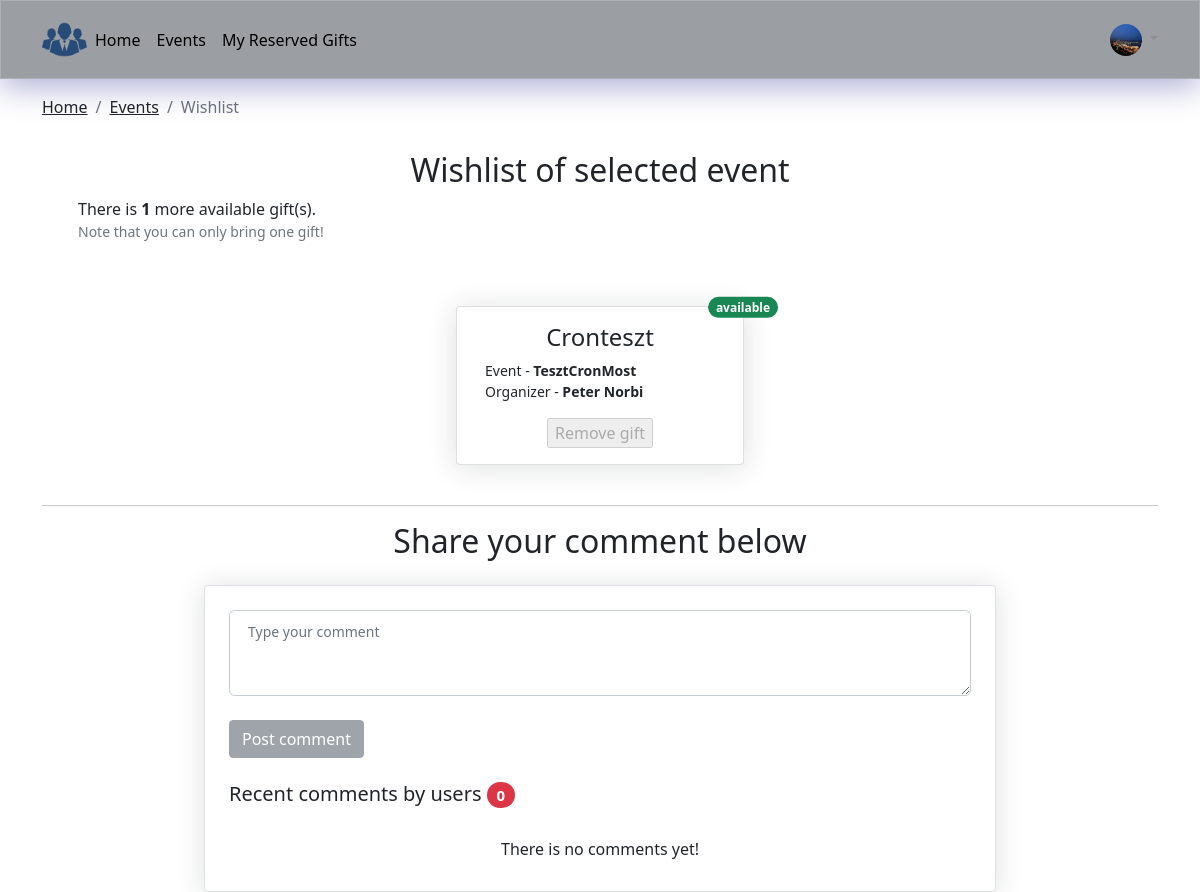
Page /wishlist.php?id=115 (signed in) on the committed database.
### tables this page shows
CREATE TABLE `users` (
  `user_id` int NOT NULL,
  `username` varchar(32) NOT NULL,
  `firstname` varchar(32) NOT NULL,
  `lastname` varchar(32) NOT NULL,
  `image` varchar(128) NOT NULL DEFAULT 'default-profile-picture.jpg',
  `email` varchar(32) NOT NULL,
  `password` varchar(255) NOT NULL,
  `token` varchar(64) NOT NULL,
  `level` enum('admin','guest','invited','user') NOT NULL DEFAULT 'user',
  `active` tinyint NOT NULL,
  `registration_expires` datetime DEFAULT NULL,
  `registered_at` datetime DEFAULT CURRENT_TIMESTAMP
);

CREATE TABLE `gifts` (
  `gift_id` int NOT NULL,
  `event_id` int NOT NULL,
  `user_id` int DEFAULT NULL,
  `name` varchar(64) NOT NULL,
  `status` enum('available','reserved') NOT NULL DEFAULT 'available',
  `date_time` datetime DEFAULT CURRENT_TIMESTAMP
);

CREATE TABLE `events` (
  `event_id` int NOT NULL,
  `user_id` int NOT NULL,
  `event_type` varchar(64) NOT NULL,
  `event_status` enum('public','private') NOT NULL,
  `event_name` varchar(64) NOT NULL,
  `event_location` varchar(64) NOT NULL,
  `event_street` varchar(64) NOT NULL,
  `event_active` enum('active','inactive') NOT NULL DEFAULT 'inactive',
  `reminder_sent` enum('true','false') NOT NULL DEFAULT 'false',
  `event_start` datetime DEFAULT NULL,
  `event_close` datetime DEFAULT NULL,
  `date_time` datetime NOT NULL DEFAULT CURRENT_TIMESTAMP
);

### assets/config/config.php (called while the page is built, shortened)
<?php
$titles = [
    'events.php' => 'Events',
    'index.php' => 'Main Page',
    'admin-panel.php' => 'Admin Panel',
    'edit-profile.php' => 'Edit Profile',
    'login.php' => 'Login',
    'manage-events.php' => 'Manage Events',
    'manage-gifts.php' => 'Manage Gifts',
    'manage-users.php' => 'Manage Users',
    'register.php' => 'Register',
    'create-events.php' => 'Create Event',
    'forgot-password.php' => 'Reset Password',
    'setting-new-password.php' => 'Setting Up New Password',
    'selected-event.php' => 'More Info About Selected Event',
    'modify-selected-event.php' => 'Modify Event',
    'invite-friends-to-event.php' => 'Inviting Friend',
    'selected-invited-event.php' => 'More Info About Invited Event',
    'change-my-status.php' => 'Changing My Status',
    'invited-people.php' => 'Invited People',
    'wishlist.php' => 'Wishlist',
    'my-reserved-gifts.php' => 'My Reserved Gifts'
];
?>

### assets/config/functions.php (called while the page is built, shortened)
<?php
require_once("config.php");
function getCurrentPage(): string
{
    return substr($_SERVER["SCRIPT_NAME"], strrpos($_SERVER["SCRIPT_NAME"], "/") + 1);
}

### assets/contents/wishlist-content.php (the view, shortened to what this page needs)
<?php
require_once('assets/config/config.php');
require_once('assets/config/functions.php');
global $dsn, $pdoOptions;
$pdo = connectDatabase($dsn, $pdoOptions);
if(isset($_GET["id"]) && !empty($_GET["id"])){
    $eventId = $_GET["id"];
}
else {
    redirection("index.php");
}
$status = "available";
$availableGiftSql = "SELECT * FROM gifts WHERE status = :status AND event_id = :event_id";
$availableGiftQuery = $pdo->prepare($availableGiftSql);
$availableGiftQuery->bindParam(':status', $status, PDO::PARAM_STR);
$availableGiftQuery->bindParam(':event_id', $eventId, PDO::PARAM_INT);
$availableGiftQuery->execute();
$availableGiftResult = $availableGiftQuery->fetchAll(PDO::FETCH_ASSOC);
$creatorSql = "SELECT * FROM events, users WHERE event_id = :id AND events.user_id = users.user_id";
$creatorQuery = $pdo->prepare($creatorSql);
$creatorQuery->bindParam(':id', $eventId, PDO::PARAM_INT);
$creatorQuery->execute();
$creatorResult = $creatorQuery->fetch();
$eventClose = strtotime($creatorResult["event_close"]);
$currentDateTime = time();
$userSql = "SELECT * FROM users, events WHERE events.event_id = :event_id AND users.user_id = :user_id";
$userQuery = $pdo->prepare($userSql);
$userQuery->bindParam(':user_id', $_SESSION["id_user"], PDO::PARAM_INT);
$userQuery->bindParam(':event_id', $eventId, PDO::PARAM_INT);
$userQuery->execute();
$userResult = $userQuery->fetch();
$sql = "SELECT * FROM gifts WHERE event_id = :event_id";
$query = $pdo->prepare($sql);
$query->bindParam(':event_id', $eventId, PDO::PARAM_INT);
$query->execute();
$results = $query->fetchAll(PDO::FETCH_ASSOC);
$selectCommentsSql = "SELECT * FROM comments, users WHERE comments.user_id = users.user_id AND comments.event_id = :id ORDER BY comments.post_time DESC";
$selectCommentsQuery = $pdo->prepare($selectCommentsSql);
$selectCommentsQuery->bindParam(':id', $eventId, PDO::PARAM_INT);
$selectCommentsQuery->execute();
$selectCommentsResult = $selectCommentsQuery->fetchAll(PDO::FETCH_ASSOC);
?>
<div class="container">
    <nav aria-label="breadcrumb">
        <ol class="breadcrumb">
            <li class="breadcrumb-item"><a href="index.php" class="link-dark">Home</a></li>
            <li class="breadcrumb-item"><a href="events.php" class="link-dark">Events</a></li>
            <li class=" breadcrumb-item active" aria-current="page"><?php echo $titles[$page] ?></li>
        </ol>
    </nav>
    <div class="row justify-content-center gap-5">
        <div class="list-group my-3 px-5">
            <div class="d-flex w-100 justify-content-center">
                <h2 class="mb-2 text-center">Wishlist of selected event</h2>
            </div>
            <span>There is <strong><?php echo $availableGiftQuery->rowCount() ?></strong> more available gift(s).</span>
            <small class="text-muted">Note that you can only bring one gift!</small>
        </div>
        <?php
        if ($query->rowCount() > 0){
            foreach($results as $result){
        ?>
        <div class="card text-center" style="width: 18rem;">
            <?php if($result["status"] == "available") { ?>
            <span
                class="position-absolute top-0 start-100 translate-middle badge rounded-pill bg-success"><?= $result["status"] ?></span>
            <?php }
              else { ?>
            <span
                class="position-absolute top-0 start-100 translate-middle badge rounded-pill bg-danger"><?= $result["status"] ?></span>
            <?php } ?>
            <div class="card-body">
                <h4 class="card-title"><?= $result["name"] ?></h4>
                <p class="card-text text-start">
                    <small>Event - <strong><?= $creatorResult["event_name"] ?></strong></small><br>
                    <small>Organizer -
                        <strong><?= $creatorResult["lastname"]." ".$creatorResult["firstname"] ?></strong></small>
                </p>
                <?php if($userResult["user_id"] != $_SESSION["id_user"]) {
                        if($result["status"] == "available") { ?>
                <a href="assets/action/get-gift-action.php?id=<?= $result["gift_id"] ?>&event_id=<?= $eventId ?>" class="btn btn-primary">Get this gift</a>
                <?php
                        } else { ?>
                <button type="button" class="btn btn-dark disabled">Reserved</button>
                <?php
                        }
                    }
                    else {
                            if($currentDateTime < $eventClose) { ?>
                <a href="assets/action/remove-gift-action.php?id=<?= $result["gift_id"] ?>&event_id=<?= $eventId ?>" class="btn btn-danger">Remove gift</a>
                <?php
                            } else { ?>
                <input type="submit" value="Remove gift" disabled>
                    <?php
                            }
                    } ?>
            </div>
        </div>
        <?php
            }
        }
        ?>
    </div><br>
    <hr>
</div>
<div class="list-group my-3 px-5">
    <div class="d-flex w-100 justify-content-center">
        <h2 class="mb-2 text-center">Share your comment below</h2>
    </div>
</div>
<div class="row d-flex justify-content-center">
    <div class="col-md-8 col-lg-8">
        <div class="card shadow-0 border">
            <div class="card-body p-4">
                <form method="post" action="assets/action/comment-action.php">
                    <div class="form-outline mb-4">
                        <div class="form-outline w-100">
                            <textarea class="form-control" id="textAreaExample" name="comment" rows="4" style="background: #fff;" placeholder="Type your comment"></textarea>
                        </div><br>
                        <?php if($currentDateTime < $eventClose) { ?>
                            <input type="submit" name="postComment" value="Post comment" class="btn btn-outline-primary">
                        <?php
                              }
                              else { ?>
                                <input type="submit" name="postComment" value="Post comment" disabled class="btn btn-secondary">
                        <?php } ?>
                    </div>
                </form>
                <h5>Recent comments by users <span class="badge bg-danger rounded-pill"><?php echo $selectCommentsQuery->rowCount() ?></span></h5><br>
                <?php
                    if ($selectCommentsQuery->rowCount() > 0){
                        foreach($selectCommentsResult as $commentResult){
                ?>
                <div class="card">
                <?php
                if($creatorResult["user_id"] == $_SESSION["id_user"]) {
                ?>
                <a href="assets/action/delete-comment-action.php?commentId=<?= $commentResult["id"] ?>&id=<?= $eventId ?>"><span class="position-absolute top-0 start-100 translate-middle badge rounded-pill bg-danger" title="Delete Comment" style="cursor: pointer;">-</span></a>
                <?php
                }
                ?>
                    <div class="card-body">
                        <p><?= $commentResult["comment"] ?></p>
                        <div class="d-flex justify-content-between">
                            <div class="d-flex flex-row align-items-center">
                                <img src="assets/images/profile-pictures/<?= $commentResult["image"] ?>" alt="profilePicture"
                                    width="25" height="25" class="rounded-circle" />
                                <p class="small mb-0 ms-2" style="color: #6495ED;"><?= $commentResult["username"] ?></p>
                                <?php
                                if($commentResult["user_id"] === $creatorResult["user_id"]) {
                                ?>
                                &nbsp;<i class="bi bi-gem" style="color: #FFD700;" title="Owner"></i>
                                <?php
                                }
                                if($commentResult["user_id"] === $_SESSION["id_user"]) {
                                ?>
                                <a href="assets/action/delete-comment-action.php?commentId=<?= $commentResult["id"] ?>&id=<?= $eventId ?>"><span class="position-absolute top-0 start-100 translate-middle badge rounded-pill bg-danger" title="Delete Comment" style="cursor: pointer;">-</span></a>
                                <?php } ?>
                            </div>
                        </div>
                        <hr>
                        <div class="d-flex flex-row align-items-center">
                            <p class="small text-muted mb-0">Posted at <?php echo date("F j, Y", strtotime($commentResult["post_time"])); ?></p>
                        </div>
                    </div>
                </div><br>
                <?php
                        }
                    } else {
                    ?>
                    <h6 class="text-center">There is no comments yet!</h6>
                    <?php
                    }
                    ?>
            </div>
        </div>
    </div>
</div>

### assets/php/user-navbar.php (shortened to what this page needs)
<?php
require_once("assets/config/config.php");
global $dsn, $pdoOptions;
$pdo = connectDatabase($dsn, $pdoOptions);
$sql = "SELECT * FROM users WHERE user_id = :id";
$query = $pdo->prepare($sql);
$query->bindParam(':id', $_SESSION["id_user"], PDO::PARAM_INT);
$query->execute();
if ($query->rowCount() == 1) {
    $result = $query->fetch();
}
?>
<header class="site-header p-3 mb-3 sticky-top">
    <div class="container">
        <div class="d-flex flex-wrap align-items-center justify-content-center justify-content-lg-start">
            <a href="index.php" class="d-flex align-items-center mb-2 mb-lg-0 text-decoration-none">
            <img src="assets/images/logo.png" width="45px" height="45px">
            </a>
            <ul class="nav col-12 col-lg-auto me-lg-auto mb-2 justify-content-center mb-md-0">
                <li><a href="index.php" class="nav-link px-2 link-secondary">Home</a></li>
                <li><a href="events.php" class="nav-link px-2 link-dark">Events</a></li>
                <li><a href="my-reserved-gifts.php" class="nav-link px-2 link-dark">My Reserved Gifts</a></li>
            </ul>
            <div class="dropdown text-end">
                <a href="#" class="d-block link-dark text-decoration-none dropdown-toggle" id="dropdownUser1" data-bs-toggle="dropdown" aria-expanded="false">
                    <img src="assets/images/profile-pictures/<?= $result["image"] ?>" alt="profilePicture" width="32" height="32" class="rounded-circle">
                </a>
            </div>
        </div>
    </div>
</header>

### assets/css/styles.css (style rules this page uses)
.site-header { background-color: rgba(0, 0, 0, .85); -webkit-backdrop-filter: saturate(180%) blur(20px); backdrop-filter: saturate(180%) blur(20px); }
.site-header a { color: #8e8e8e; transition: color .15s ease-in-out; }
.btn { background-color: #2C3E50; color: #FFF; border-color: #2C3E50; }
.site-header { background: rgba(102, 108, 116, 0.65); box-shadow: 0 8px 32px 0 rgba( 31, 38, 135, 0.37 ); backdrop-filter: blur( 9px ); -webkit-backdrop-filter: blur( 9px ); border: 1px solid rgba( 255, 255, 255, 0.18 ); }
.rounded-circle { border-radius: 50% !important; }
.card { box-shadow: 0 0.15rem 1.75rem 0 rgb(33 40 50 / 15%); }
.form-control, .dataTable-input { display: block; width: 100%; padding: 0.875rem 1.125rem; font-size: 0.875rem; font-weight: 400; line-height: 1; color: #69707a; background-color: #fff; background-clip: padding-box; border: 1px solid #c5ccd6; -webkit-appearance: none; -moz-appearance: none; appearance: none; border-radius: 0.35rem; transition: border-color 0.15s ease-in-out, box-shadow 0.15s ease-in-out; }
.nav .nav-link { color: #000; }

### rows in the picture
users: image (picture), lastname "Peter", firstname "Norbi"
gifts: status "available", name "Cronteszt", event.event_name "TesztCronMost"

### other values in the picture
$titles[$page] "Wishlist"
$availableGiftQuery->rowCount() "1"
$selectCommentsQuery->rowCount() "0"
